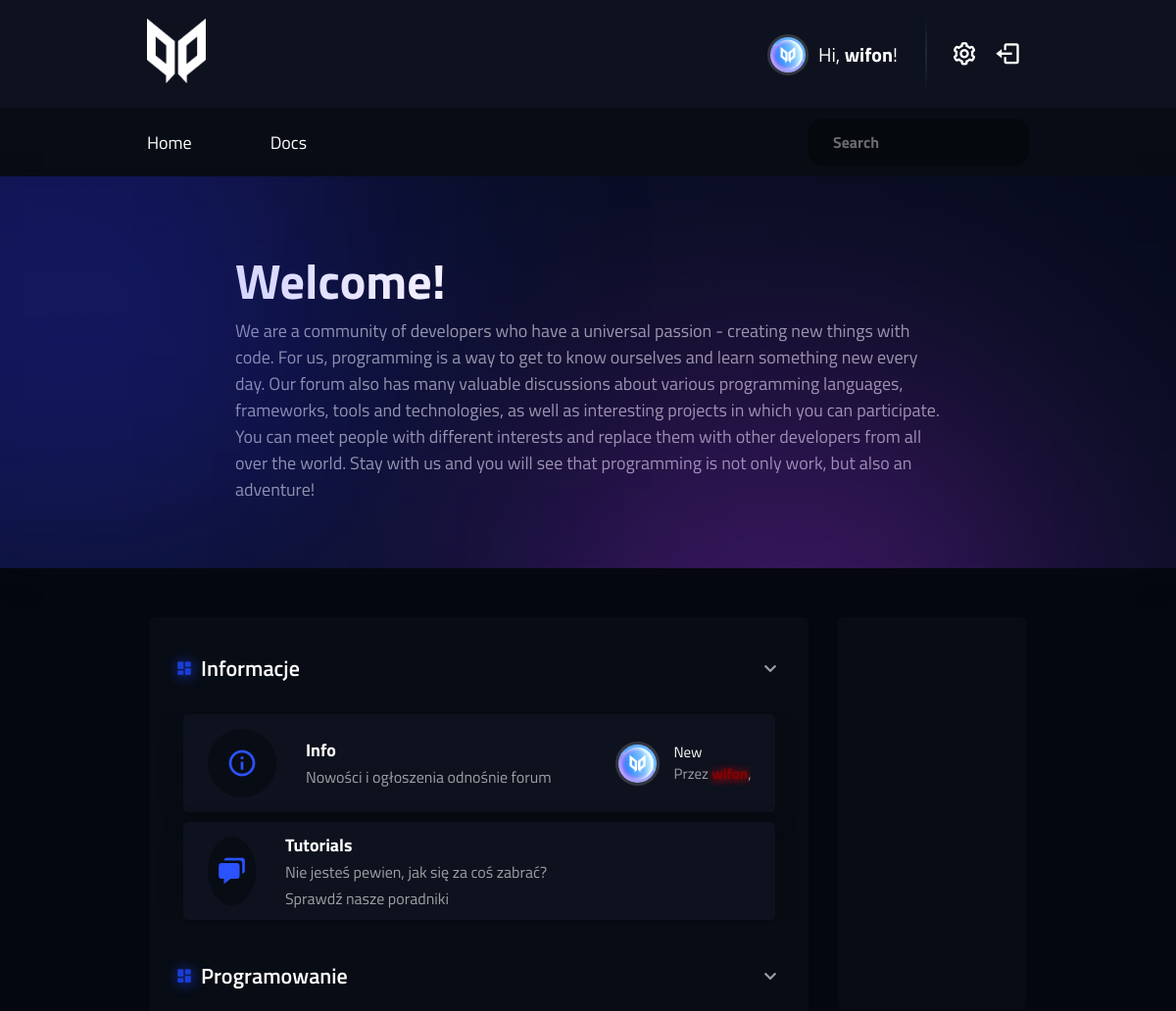
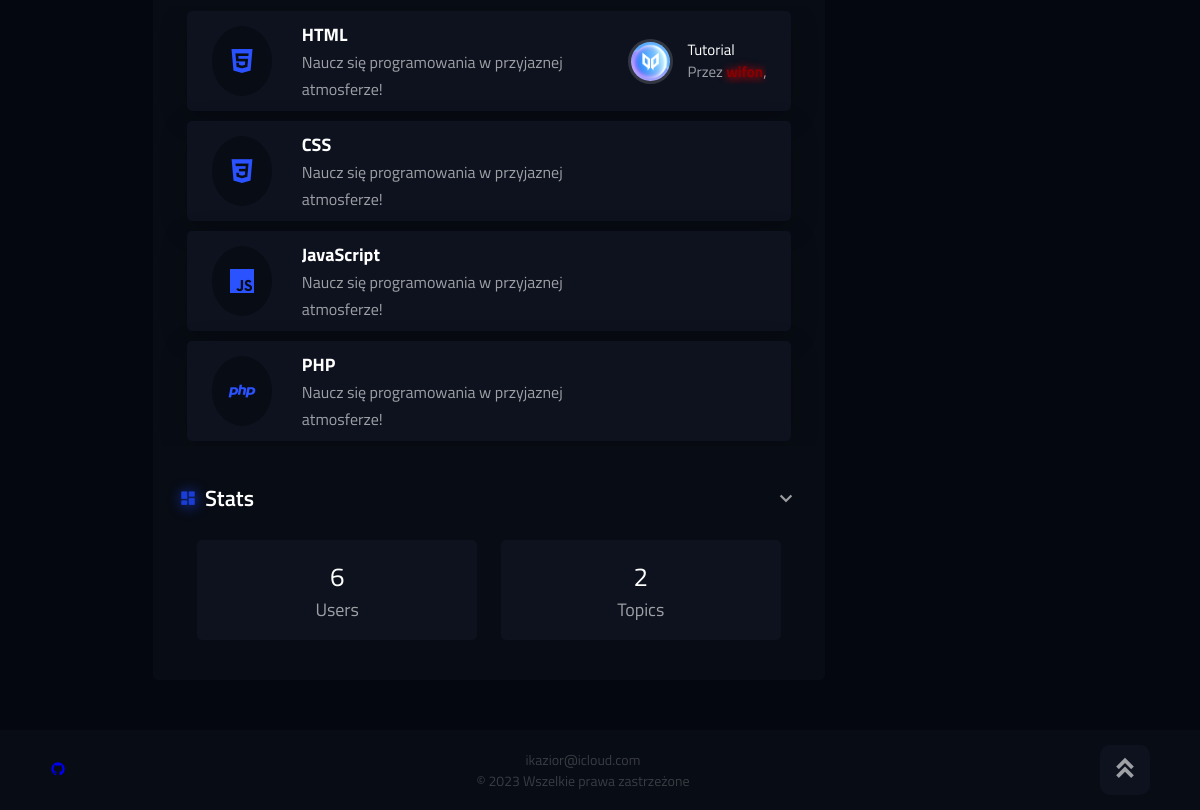
Screenshot of /home.php (signed in) with the database file from the repository (2 pictures, top to bottom).
### tables this page shows
CREATE TABLE `section` (
  `ID` int(11) NOT NULL,
  `title` varchar(255) NOT NULL
);

CREATE TABLE `category` (
  `ID` int(255) NOT NULL,
  `title` varchar(255) NOT NULL,
  `description` text NOT NULL,
  `section` int(11) DEFAULT 0,
  `type` int(11) NOT NULL DEFAULT 0
);

CREATE TABLE `users` (
  `ID` int(11) NOT NULL,
  `username` varchar(255) NOT NULL,
  `password` varchar(255) NOT NULL,
  `email` varchar(255) NOT NULL,
  `rank` varchar(255) NOT NULL DEFAULT 'Użytkownik',
  `pfp` varchar(255) NOT NULL DEFAULT 'default.png',
  `ban` int(11) NOT NULL DEFAULT 0
);

CREATE TABLE `topics` (
  `ID` int(11) NOT NULL,
  `title` varchar(255) NOT NULL,
  `description` text NOT NULL,
  `user_id` int(11) NOT NULL,
  `cat_id` int(11) NOT NULL DEFAULT 1,
  `locked` int(11) NOT NULL DEFAULT 0,
  `date` timestamp NOT NULL DEFAULT current_timestamp()
);

### home.php (the view, shortened to what this page needs)
<?php
    include("connect.php");
    $user_id = $_SESSION['id'];
    if(isSet($_SESSION['id']) && isSet($_SESSION['username']))
    {
?>
<!DOCTYPE html>
<html lang="pl">
<head>
    <link href='https://unpkg.com/boxicons@2.1.4/css/boxicons.min.css' rel='stylesheet'>
    <link rel="stylesheet" href="./style.css">
    <link rel="stylesheet" href="./footer/style.css">
</head>
<body>
    <header>
        <nav class="navbar">
            <div class="container-top">
                <div class="nav-top">
                <a href="home.php"><img class="logo" alt="logo" src="./images/logo.png"></a>
                    <ul class="nav-profile">
                        <a href="user.php?id=<?php echo $user_id; ?>"><li><img class="pfp" alt="pfp" src="./pfp/<?php echo $_SESSION['pfp'];?>"></li>
                        <li><span>Hi, <b><?php echo $_SESSION['username']; ?></b>!</span></li></a>
                        <div class="divider"></div>
                        <li><a href="settings.php"><i class='bx bx-cog bx-spin-hover'></i></a></li>
                        <li><a href="logout.php"><i class='bx bx-log-out'></i></a></li>
                    </ul>
                </div>
            </div>
            <div class="container-bottom">
            <div class="nav-bottom">
                    <div class="nav-links">
                        <a class="nav-buttons" href="home.php">Home</a>
                        <a class="nav-buttons" href="doc.php">Docs</a>
                    </div>
                    <input type="text" class="search" onkeyup="search()" id="search" placeholder="Search">
                </div>
            </div>
        </nav>
    </header>
    <main class="forum">
        <article class="hero-banner">
            <div class="container">
                <p class="hero-label">Welcome!</p>
                <p class="hero-text">We are a community of developers who have a universal passion - creating new things with code. For us, programming is a way to get to know ourselves and learn something new every day. Our forum also has many valuable discussions about various programming languages, frameworks, tools and technologies, as well as interesting projects in which you can participate. You can meet people with different interests and replace them with other developers from all over the world. Stay with us and you will see that programming is not only work, but also an adventure!</p>
            </div>
            <div class="right"></div>
            <div class="left"></div>
        </article>
        <article class="topics">
            <div class="container">
                <div class="topics-main">
                    <?php
                        $sql_section = "SELECT * FROM section";
                        $results_section = mysqli_query($connect, $sql_section);
                        while($row_section = mysqli_fetch_array($results_section)) {
                            $section_id = $row_section['ID'];
                            $section_title = $row_section['title'];
                            echo "
                                <button class='collapsible'>
                                    <div class='category-label'>
                                        <span><i class='bx bxs-dashboard'></i>".$section_title."</span>
                                    </div>
                                    <i class='bx bx-chevron-down'></i>
                                </button>
                                <div class='coll-content'>";
                            $sql_cat = "SELECT * FROM category WHERE section='$section_id'";
                            $results_cat = mysqli_query($connect, $sql_cat);
                            while($row_cat = mysqli_fetch_array($results_cat)) {
                                $cat_id = $row_cat['ID'];
                                $cat_title = $row_cat['title'];
                                $cat_desc = $row_cat['description'];
                                $cat_type = $row_cat['type'];
                                if($cat_type === '0') { $i_class = 'bx bxs-chat'; }
                                else if($cat_type === '1') { $i_class = 'bx bx-info-circle'; }
                                else if($cat_type === '10') { $i_class = 'bx bxl-html5'; }
                                else if($cat_type === '11') { $i_class = 'bx bxl-css3'; }
                                else if($cat_type === '12') { $i_class = 'bx bxl-javascript'; }
                                else if($cat_type === '13') { $i_class = 'bx bxl-php'; }
                                $sql_topic =  "SELECT * FROM topics WHERE cat_id='$cat_id' ORDER BY ID DESC LIMIT 1";
                                $results_topic = mysqli_query($connect, $sql_topic);
                                if(mysqli_num_rows($results_topic) <= 0 ) {
                                    echo "
                                    <section class='topic-category'>
                                        <div class='cat'>
                                            <div class='cat-left'>
                                            <div class='cat-icon'>
                                                <i class='".$i_class."'></i>
                                            </div>
                                            <div class='cat-label'>
                                                <a href='category.php?id=".$cat_id."'><p>".$cat_title."</p><span>".$cat_desc."</span></a>
                                            </div></div>
                                        </div>
                                    </section>";
                                }
                                else {
                                $row_topic = mysqli_fetch_array($results_topic);
                                $topic_id = $row_topic['ID'];
                                $topic_title = $row_topic['title'];
                                $topic_date = $row_topic['date'];
                                $topic_user = $row_topic['user_id'];
                                if(strftime("%Y",strtotime($topic_date)) === '2023') { $topic_date = strftime("%e %B",strtotime($topic_date)); }
                                else { $topic_date = strftime("%e %B %Y",strtotime($topic_date)); }
                                $sql_user = "SELECT * FROM users WHERE ID='$topic_user'";
                                $results_user = mysqli_query($connect, $sql_user);
                                $row_user = mysqli_fetch_array($results_user);
                                $username = $row_user['username'];
                                $pfp = $row_user['pfp'];
                                $rank = $row_user['rank'];
                                    if($rank === "Administrator") { $class = "rank-admin"; }
                                    else { $class = "username"; }
                                echo "
                                <section class='topic-category'>
                                    <div class='cat'>
                                        <div class='cat-left'>
                                        <div class='cat-icon'>
                                            <i class='".$i_class."'></i>
                                        </div>
                                        <div class='cat-label'>
                                            <a href='category.php?id=".$cat_id."'><p>".$cat_title."</p><span>".$cat_desc."</span></a>
                                        </div></div>
                                        <div class='cat-right'>
                                            <div class='cat-last-topic'><img src='./pfp/".$pfp."'>
                                            <a href='topic.php?id=".$topic_id."'>
                                            <p>".$topic_title."</p><span>Przez <span class=".$class.">".$username."</span>, ".$topic_date."</span></a></div>
                                        </div>
                                    </div>
                                </section>";
                            }
                        }
                        echo "</div>";
                    }
                    ?>
                    <button class="collapsible">
                        <div class="category-label">
                            <span><i class='bx bxs-dashboard'></i>Stats</span>
                        </div>
                        <i class='bx bx-chevron-down' id="arrow"></i>
                    </button>
                    <div class='coll-content'>
                        <section class="forum-stats">
                            <div class="stats">
                                <?php
                                $sql_counter1 = "SELECT ID FROM users";
                                $results1 = mysqli_query($connect, $sql_counter1);
                                $sql_counter2 = "SELECT ID FROM topics";
                                $results2 = mysqli_query($connect, $sql_counter2);
                                $users_counter = mysqli_num_rows($results1);
                                $topics_counter = mysqli_num_rows($results2);
                                echo "<p>".$users_counter."</p><span>Users</span>";
                                ?>
                            </div>
                            <div class="stats">
                                <?php echo "<p>".$topics_counter."</p><span>Topics</span>"; ?>
                            </div>
                        </section>
                    </div>
                </div>
                <div class="topics-panel">
                </div>
            </div>
        </article>
    </main>
    <footer>
    </footer>
</body>
</html>
<?php
    }
    else {
        header("Location: index.php?error=You must be logged in");
    }
?>

### footer/style.css (style rules this page uses)
:root { --primary: #080c14; --secondary: #0d121e; --accent: #2b52ff; --accent-hover: #1a3dd6; --label: #ffffff; --text: rgba(255, 255, 255, 0.6); --footer: rgba(255, 255, 255, 0.2); }
.forum-stats { display: flex; margin: 0 26px 20px 26px; justify-content: space-between; }
.stats { background-color: var(--secondary); color: white; width: 48%; height: 100px; border-radius: 5px; display: flex; flex-direction: column; justify-content: center; align-items: center; }
.stats > p { font-size: 26px; }
.stats > span { font-size: 18px; color: var(--text) !important; }
.footer { background-color: var(--primary); height: 80px; margin-top: 50px; display: flex; justify-content: space-between; padding: 0 50px 0 50px; align-items: center; }
.back-to-top { background: var(--secondary); border: none; color: var(--text); width: 50px; height: 50px; font-size: 30px; cursor: pointer; border-radius: 10px; transition: .3s ease-in-out; }
.footer-author { color: var(--footer); display: flex; flex-direction: column; align-items: center; font-size: 14px; }

### rows the page displays
section: title "Informacje"
category: type 1 (drawn), title "Info", description "Nowości i ogłoszenia odnośnie forum", users.pfp (picture), topics.title "New", users.username "wifon"
category: type 0 (drawn), title "Tutorials", description "Nie jesteś pewien, jak się za coś zabrać? Sprawdź nasze poradniki"
section: title "Programowanie"
category: type 10 (drawn), title "HTML", description "Naucz się programowania w przyjaznej atmosferze!", users.pfp (picture), topics.title "Tutorial", users.username "wifon"
category: type 11 (drawn), title "CSS", description "Naucz się programowania w przyjaznej atmosferze!"
category: type 12 (drawn), title "JavaScript", description "Naucz się programowania w przyjaznej atmosferze!"
category: type 13 (drawn), title "PHP", description "Naucz się programowania w przyjaznej atmosferze!"

### other values shown
$_SESSION['username'] "wifon"
$users_counter "6"
$topics_counter "2"
